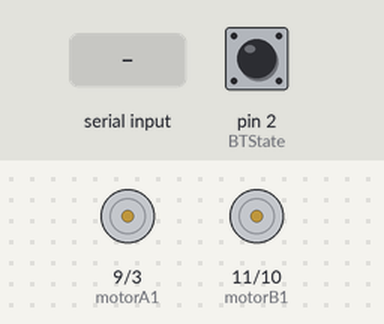
Bench run of a sketch on a simulated Arduino Uno, built with avr-gcc and run on an emulated ATmega328P. Parts: motor-driver pin pairs drawn as motors (green arrow = first pin HIGH = forward, orange = second pin HIGH = backward, longer = more drive). The test bench sets the inputs (shaded band); at power-on: pin 2 (BTState) HIGH. What the sketch prints to the serial monitor is not drawn.

Above: at 1.2 s.
1.3 s: "I" received over Serial
At 2.5 s:
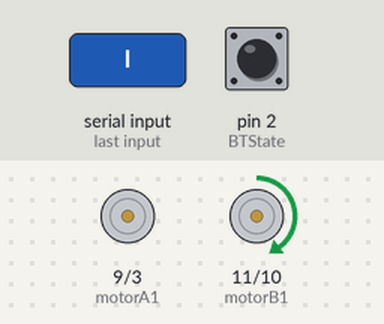
2.8 s: "G" received over Serial
At 3.8 s:
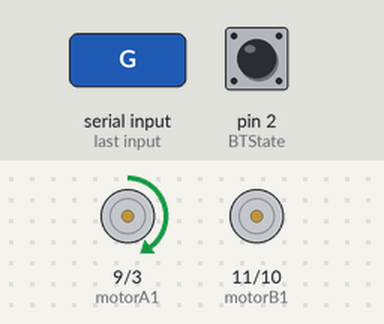
4.3 s: "F" received over Serial
At 4.9 s:
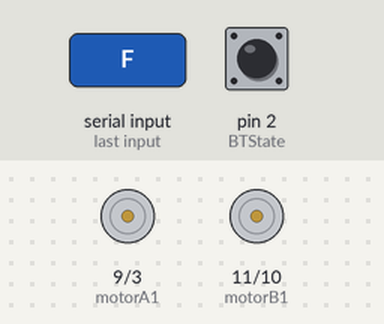
Timing chart, 0 to 7.3 s (numbered marks = the images above; inputs shaded):
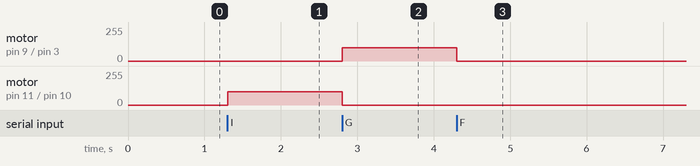

Measured:
- after the input at 1.3 s, motor on pin 11 (motorB1) / pin 10 (motorB2): stopped → forward 100/255 at once
- after the input at 2.8 s, motor on pin 9 (motorA1) / pin 3 (motorA2): stopped → forward 100/255 at once; motor on pin 11 (motorB1) / pin 10 (motorB2): forward 100/255 → stopped at once
- after the input at 4.3 s, motor on pin 9 (motorA1) / pin 3 (motorA2): forward 100/255 → stopped at once

The sketch:

carro_controle.ino
```cpp
const int motorA1  = 9;    // Pin  5 of L293.
const int motorA2  = 3;    // Pin  6 of L293.
const int motorB1  = 11;   // Pin 10 of L293.
const int motorB2  = 10;   // Pin 9 of L293.

const int BTState = 2;    // Define o Pino 2 como o pino de comunicação do Bluetooth.

// Variáveis Úteis
int i = 0;
int j = 0;
int state_rec;
int vSpeed = 0;   // Define velocidade padrão 0 < x < 255.
char state;

void setup() {
  // Inicializa as portas como entrada e saída.
  pinMode(motorA1, OUTPUT);
  pinMode(motorA2, OUTPUT);
  pinMode(motorB1, OUTPUT);
  pinMode(motorB2, OUTPUT);
  pinMode(BTState, INPUT);

  // Inicializa a comunicação serial em 9600 bits.
  Serial.begin(9600);
}

void loop() {
  carro();
}


  void carro(){
      // Para o carro quando a conexão com Bluetooth é perdida ou desconectada.
  if (digitalRead(BTState) == LOW) {
    state_rec = 'S';
  }

  // Salva os valores da variável 'state'
  if (Serial.available() > 0) {
    state_rec = Serial.read();
    state = state_rec;
    //   Serial.println(vSpeed);
  }

  // Altera a velocidade de acordo com valores especificados.
  if (state == '0') {
    vSpeed = 0;
  }
  else if (state == '4') {
    vSpeed = 100;
  }
  else if (state == '6') {
    vSpeed = 155;
  }
  else if (state == '7') {
    vSpeed = 180;
  }
  else if (state == '8') {
    vSpeed = 200;
  }
  else if (state == '9') {
    vSpeed = 220;
  }
  else if (state == 'q') {
    vSpeed = 230;
  }

  if (state != 'S') {
    Serial.print(state);
  }

  // Se o estado recebido for igual a 'F', o carro se movimenta para frente.
  if (state == 'F') {
    analogWrite(motorB1, vSpeed);
    analogWrite(motorA1, vSpeed);
    analogWrite(motorA2, 0);
    analogWrite(motorB2, 0);
  }

    else if (state == 'I') {  // Se o estado recebido for igual a 'I', o carro se movimenta para Frente Esquerda.
    analogWrite(motorA1, vSpeed);
    analogWrite(motorA2, 0);
    analogWrite(motorB1, 100);
    analogWrite(motorB2, 0);
  }

    else if (state == 'G') {   // Se o estado recebido for igual a 'G', o carro se movimenta para Frente Direita.
    analogWrite(motorA1, 100);
    analogWrite(motorA2, 0);
    analogWrite(motorB1, vSpeed);
    analogWrite(motorB2, 0);
  }

  else if (state == 'B') { // Se o estado recebido for igual a 'B', o carro se movimenta para trás.
    analogWrite(motorA1, 0);
    analogWrite(motorB1, 0);
    analogWrite(motorB2, vSpeed);
    analogWrite(motorA2, vSpeed);
  }

   else if (state == 'H') {  // Se o estado recebido for igual a 'H', o carro se movimenta para Trás Esquerda.
    analogWrite(motorA1, 0);
    analogWrite(motorA2, vSpeed);
    analogWrite(motorB1, 0);
    analogWrite(motorB2, 100);
  }

  else if (state == 'J') {  // Se o estado recebido for igual a 'J', o carro se movimenta para Trás Direita.
    analogWrite(motorA1, 0);
    analogWrite(motorA2, 100);
    analogWrite(motorB1, 0);
    analogWrite(motorB2, vSpeed);
  }

  else if (state == 'L') {   // Se o estado recebido for igual a 'L', o carro se movimenta para esquerda.
    analogWrite(motorA1, 0);
    analogWrite(motorA2, 230);
    analogWrite(motorB1, 180);
    analogWrite(motorB2, 0);
  }
  else if (state == 'R') {   // Se o estado recebido for igual a 'R', o carro se movimenta para direita.
    analogWrite(motorA1, 230);
    analogWrite(motorA2, 0);
    analogWrite(motorB1, 0);
    analogWrite(motorB2, 180);
  }
  else if (state == 'S') {   // Se o estado recebido for igual a 'S', o carro permanece parado.
    analogWrite(motorA1, 0);
    analogWrite(motorA2, 0);
    analogWrite(motorB1, 0);
    analogWrite(motorB2, 0);
  }
    }
```
